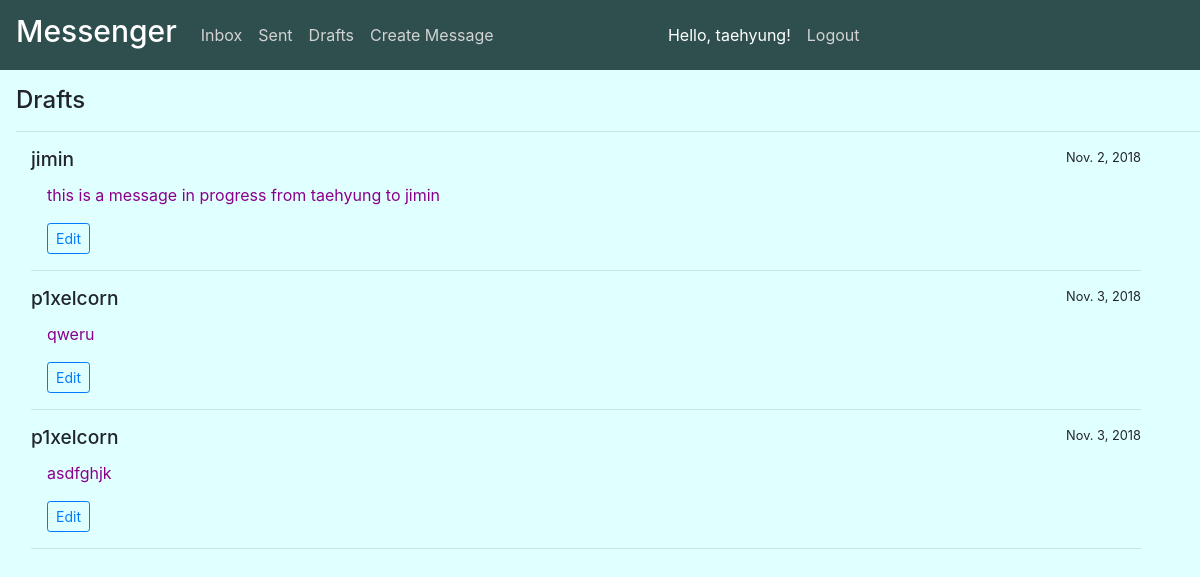
Before: /drafts (signed in) with the older database file.
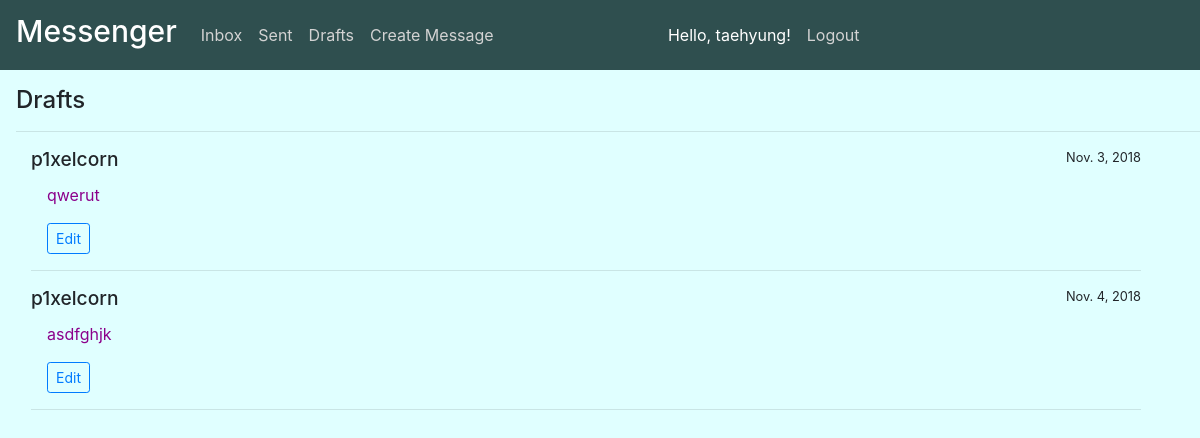
After: the same page with the newer database file.
### messenger/models.py (models this page shows)
class Message(models.Model):
    text = models.TextField()
    sent = models.BooleanField()
    date = models.DateField(auto_now_add=True)
    sender = models.ForeignKey(User, related_name='sent', on_delete=models.CASCADE)
    receiver = models.ForeignKey(User, related_name='received', on_delete=models.CASCADE)

### messenger/views.py (the view)
# urls.py: re_path(r'drafts', views.drafts, name='drafts'),
@login_required
def drafts(request):
    filtered_message_objects = Message.objects.filter(sender=request.user, sent=False)
    for draft in filtered_message_objects:
        print(draft)
    return render(request, 'messenger/drafts.html', {'filtered_message_objects': filtered_message_objects})

### messenger/templates/messenger/drafts.html (shortened to what this page needs)
{% extends 'messenger/base.html' %}
{% block content %}
    <div class="content">
        <h2>Drafts</h2>
        <hr>
        <div class="container messages">
            {% for message in filtered_message_objects %}
                <div class="row">
                    <div class="col-sm">
                        <h5>{{ message.receiver }}</h5>
                    </div>
                    <div class="col-sm date">
                        <p>{{ message.date }}</p>
                    </div>
                </div>
                <div class="row">
                    <div class="col-sm text">
                        <p>{{ message.text }}</p>
                    </div>
                </div>
                <div class="row">
                    <div class="col-sm text">
                        <form action="/message_edit.html" method="post" >
                            <button name="message_edit" type="submit" class="btn btn-outline-primary btn-sm" value="{{ message.id }}">Edit</button>
                        </form>
                    </div>
                </div>
                <hr>
            {% endfor %}
        </div>
    </div>
{% endblock %}

Changed rows visible on the page:
no longer on this page (row edited): Message: receiver "jimin", date "Nov. 2, 2018", text "this is a message in progress from taehyung to jimin", {{ message.id }} 14 (drawn)
changed Message: text "qweru" → "qwerut"
changed Message "asdfghjk": date "Nov. 3, 2018" → "Nov. 4, 2018"
